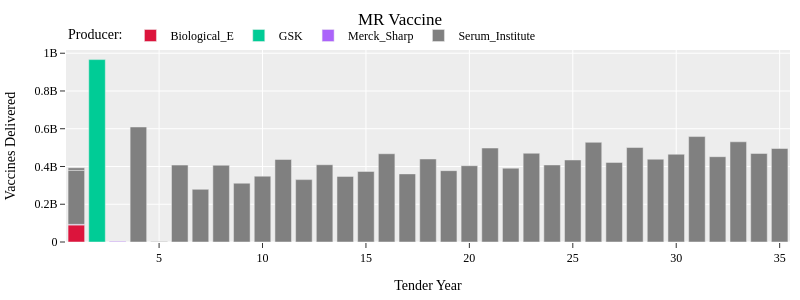

The cell this chart's notebook holds for it:
### Code cell
X_data.sort_values(by=["Producer"], inplace=True)
fig = px.bar(X_data, x="Start", y="Value", color="Producer", title="MR Vaccine", color_discrete_map={"Serum_Institute": "grey", "Biological_E": "crimson"},)
fig.update_layout(
    font=dict(family="CMU Serif", size=12, color="black"),
    margin=dict(l=50, r=10, b=50, t=50, pad=0),
    template="ggplot2",
    height=300,
    width=800,
    xaxis=dict(title="Tender Year"),
    yaxis=dict(title="Vaccines Delivered"),
    legend=dict(title="Producer:", orientation="h", yanchor="bottom", x=0, y=1.0, xanchor="left"),
)
fig.show()

fig.write_image("MR_data.png", scale=4)

### Figure 1 — Plotly figure (JSON) as saved in the notebook; plotly's stock layout.template omitted (floating-point values rounded to 4 significant figures)
{"data": [{"alignmentgroup": "True", "hovertemplate": "Producer=Biological_E<br>Start=%{x}<br>Value=%{y}<extra></extra>", "legendgroup": "Biological_E", "marker": {"color": "crimson", "pattern": {"shape": ""}}, "name": "Biological_E", "offsetgroup": "Biological_E", "orientation": "v", "showlegend": true, "textposition": "auto", "type": "bar", "x": [1], "xaxis": "x", "y": [90279149], "yaxis": "y"}, {"alignmentgroup": "True", "hovertemplate": "Producer=GSK<br>Start=%{x}<br>Value=%{y}<extra></extra>", "legendgroup": "GSK", "marker": {"color": "#00cc96", "pattern": {"shape": ""}}, "name": "GSK", "offsetgroup": "GSK", "orientation": "v", "showlegend": true, "textposition": "auto", "type": "bar", "x": [2, 3], "xaxis": "x", "y": [966200000.0, 1.788e-07], "yaxis": "y"}, {"alignmentgroup": "True", "hovertemplate": "Producer=Merck_Sharp<br>Start=%{x}<br>Value=%{y}<extra></extra>", "legendgroup": "Merck_Sharp", "marker": {"color": "#ab63fa", "pattern": {"shape": ""}}, "name": "Merck_Sharp", "offsetgroup": "Merck_Sharp", "orientation": "v", "showlegend": true, "textposition": "auto", "type": "bar", "x": [1, 3], "xaxis": "x", "y": [3100000, 3447121], "yaxis": "y"}, {"alignmentgroup": "True", "hovertemplate": "Producer=Serum_Institute<br>Start=%{x}<br>Value=%{y}<extra></extra>", "legendgroup": "Serum_Institute", "marker": {"color": "grey", "pattern": {"shape": ""}}, "name": "Serum_Institute", "offsetgroup": "Serum_Institute", "orientation": "v", "showlegend": true, "textposition": "auto", "type": "bar", "x": [9, 16, 30, 22, 1, 19, 31, 23, 27, 35, 17, 7, 15, 28, 21, 29, 4, 34, 25, 33, 14, 26, 1, 5, 24, 32, 12, 6, 20, 10, 11, 13, 18, 8], "xaxis": "x", "y": [311500000, 467400000.0, 464800000.0, 391200000.0, 286103730, 377900000.0, 558500000.0, 470100000.0, 421500000.0, 495200000.0, 360800000.0, 279000000, 373800000.0, 500500000.0, 497800000.0, 438600000.0, 609318050, 469000000.0, 434500000.0, 530800000.0, 347500000.0, 528100000.0, 13547121, 2581950, 408300000.0, 451900000.0, 330400000.0, 407500000, 404100000.0, 348800000, 437100000.0, 409400000.0, 439700000.0, 406500000], "yaxis": "y"}], "layout": {"barmode": "relative", "font": {"color": "black", "family": "CMU Serif", "size": 12}, "height": 300, "legend": {"orientation": "h", "title": {"text": "Producer:"}, "tracegroupgap": 0, "x": 0, "xanchor": "left", "y": 1, "yanchor": "bottom"}, "margin": {"b": 50, "l": 50, "pad": 0, "r": 10, "t": 50}, "title": {"text": "MR Vaccine"}, "width": 800, "xaxis": {"anchor": "y", "autorange": true, "domain": [0, 1], "range": [0.5, 35.5], "title": {"text": "Tender Year"}, "type": "linear"}, "yaxis": {"anchor": "x", "autorange": true, "domain": [0, 1], "range": [0, 1017000000.0], "title": {"text": "Vaccines Delivered"}, "type": "linear"}}}
